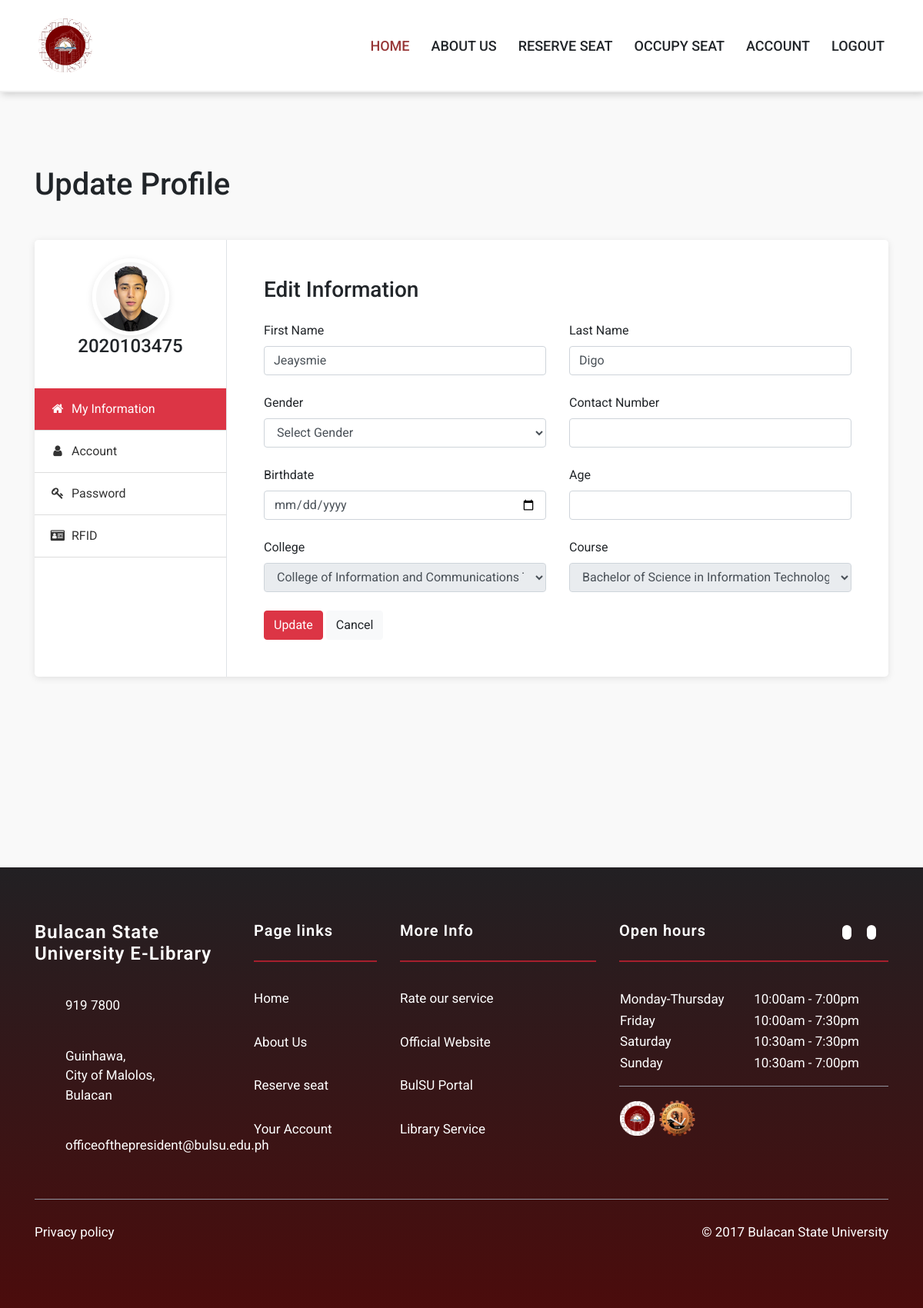
/update_profile.php (signed in), run on the app's committed database.
### tables this page shows
CREATE TABLE `account` (
  `account_id` int(11) NOT NULL,
  `username` varchar(255) DEFAULT NULL,
  `password` varchar(255) DEFAULT NULL,
  `email` varchar(255) DEFAULT NULL,
  `picture` varchar(255) DEFAULT NULL,
  `account_type` varchar(255) DEFAULT NULL,
  `reservation_count` int(11) DEFAULT 0
);

CREATE TABLE `users` (
  `user_id` int(11) NOT NULL,
  `rfid_no` varchar(50) DEFAULT NULL,
  `first_name` varchar(255) DEFAULT NULL,
  `last_name` varchar(255) DEFAULT NULL,
  `account_id` int(11) DEFAULT NULL,
  `course_code` varchar(50) DEFAULT NULL,
  `yearsec_id` int(11) DEFAULT NULL,
  `age` int(11) DEFAULT NULL,
  `contact_number` varchar(20) DEFAULT NULL
);

### update_profile.php (the view, shortened to what this page needs)
<?php
require 'assets/php/connect.php';
?>
<!DOCTYPE html>
<html lang="en">
<head>
	<link rel="stylesheet" type="text/css" href="https://stackpath.bootstrapcdn.com/bootstrap/4.3.1/css/bootstrap.min.css">
	<link rel="stylesheet" href="https://stackpath.bootstrapcdn.com/font-awesome/4.7.0/css/font-awesome.min.css">
    <link rel="stylesheet" type="text/css" href="assets/css/edit_profile.css" />
    <link rel="stylesheet"
        href="https://maxst.icons8.com/vue-static/landings/line-awesome/line-awesome/1.3.0/css/line-awesome.min.css">
</head>
<body>
<?php include 'assets/php/header.php'; ?>
						<?php
            $username = $_SESSION["username"];
            $sql = "SELECT * FROM ACCOUNT
                    INNER JOIN USERS ON ACCOUNT.account_id = USERS.account_id
                    INNER JOIN COURSE ON USERS.course_code = COURSE.course_code
                    INNER JOIN YEARSEC ON USERS.yearsec_id = YEARSEC.yearsec_id
                    INNER JOIN COLLEGE ON COURSE.college_code = COLLEGE.college_code
                    WHERE ACCOUNT.username = '$username'";
            $result = $conn->query($sql);
            if ($result->num_rows == 1) {
            $row = $result->fetch_assoc();
            } else {
            echo "You are not regular student. Either alumni or faculty";
            }
            ?>
			<section class="py-5 my-5">
		<div class="container">
			<h1 class="mb-5">Update Profile</h1>
			<div class="bg-white shadow rounded-lg d-block d-sm-flex">
				<div class="profile-tab-nav border-right">
					<div class="p-4">
						<div class="img-circle text-center mb-3">
							<img src="<?php echo $row['picture']; ?>" alt="Profile Image" class="shadow">
							<?php
							echo '
            					<h4>' . $row["username"] . '</h4>
            					';
            				?>
						</div>
					</div>
					<div class="nav flex-column nav-pills" id="v-pills-tab" role="tablist" aria-orientation="vertical">
						<a class="nav-link active" id="account-tab" id="security-tab" data-toggle="pill" href="#account" role="tab" aria-controls="account" aria-selected="true">
							<i class="fa fa-home text-center mr-1"></i>
							My Information
						</a>
						<a class="nav-link"  data-toggle="pill" href="#security" role="tab" aria-controls="security" aria-selected="false">
							<i class="fa fa-user text-center mr-1"></i>
							Account
						</a>
						<a class="nav-link" id="password-tab" data-toggle="pill" href="#password" role="tab" aria-controls="password" aria-selected="false">
							<i class="fa fa-key text-center mr-1"></i>
							Password
						</a>
						<a class="nav-link" id="rfid-tab" data-toggle="pill" href="#rfid_tab" role="tab" aria-controls="rfid-tab" aria-selected="false">
							<i class="fa fa-id-card text-center mr-1"></i>
							RFID
						</a>
					</div>
				</div>
				<div class="tab-content p-4 p-md-5" id="v-pills-tabContent">
					<div class="tab-pane fade show active" id="account" role="tabpanel" aria-labelledby="account-tab">
						<h3 class="mb-4">Edit Information</h3>
						<div class="row">
							<div class="col-md-6">
								<div class="form-group">
								  	<label>First Name</label>
								  	<input id="firstname-input" type="text" class="form-control" name="first_name" required="required" placeholder="First Name" autocomplete="off" value="<?php echo $row["first_name"]; ?>" required>
								</div>
							</div>
							<div class="col-md-6">
								<div class="form-group">
									<label>Last Name</label>
								  	<input id="lastname-input" type="text" class="form-control" name="last_name" required="required" placeholder="Last Name" autocomplete="off" value="<?php echo $row["last_name"]; ?>">
								</div>
							</div>
							<div class="col-md-6">
								<div class="form-group">
								  	<label>Gender</label>
									<select class="form-control" aria-label="Default select example">
										<option selected>Select Gender</option>
									</select>
								</div>
							</div>
							<div class="col-md-6">
								<div class="form-group">
								  	<label>Contact Number</label>
								  	<input type="text" class="form-control" id="number-input" value="<?php echo $row["contact_num"]; ?>">
								</div>
							</div>
							<div class="col-md-6">
								<div class="form-group">
								  	<label>Birthdate</label>
									<input type="date" class="form-control" id="dateReleased" name="dateReleased" value=""  required="required" placeholder="Date Released">
								</div>
							</div>
							<div class="col-md-6">
								<div class="form-group">
								  	<label>Age</label>
								  	<input type="text" class="form-control" id="age-input" value="<?php echo $row["age"]; ?>">
								</div>
							</div>
							<div class="col-md-6">
								<div class="form-group">
								  	<label>College</label>
									<?php
                        			function getColleges($conn)
                        			{
                            			$colleges = array();
                            			$sql = "SELECT * FROM COLLEGE";
                            			$result = $conn->query($sql);
                            			if ($result->num_rows > 0) {
                            			while ($row = $result->fetch_assoc()) {
                            			$colleges[$row['college_code']] = $row['college_name'];
                                			}
                            			}
                            			return $colleges;
                        			}
                        			?>
							<select class="form-control" id="floatingSelect" name="college_code" aria-label="Floating label select example" disabled>
								<?php
                                $colleges = getColleges($conn);
                                foreach ($colleges as $college_code => $college_name) {
                                    echo '<option value="' . $college_code . '">' . $college_name . '</option>';
                                }
                                ?>
                            </select>
								</div>
							</div>
							<div class="col-md-6">
								<div class="form-group">
								  	<label>Course</label>
									<?php
                        			function getCourses($conn)
                        			{
                            			$courses = array();
                           			 	$sql = "SELECT * FROM COURSE";
                            			$result = $conn->query($sql);
                            			if ($result->num_rows > 0) {
                            			while ($row = $result->fetch_assoc()) {
                            			$courses[$row['course_code']] = $row['course_name'];
                                		}
                            			}
                            			return $courses;
                        			}
                        			?>
									<select class="form-control" id="floatingSelect1" name="course_code" aria-label="Floating label select example" disabled>
                                <?php
                                $courses = getCourses($conn);
                                foreach ($courses as $course_code => $course_name) {
                                    echo '<option value="' . $course_code . '">' . $course_name . '</option>';
                                }
                                ?>
                            </select>
								</div>
							</div>
						</div>
						<div>
							<button class="btn btn-danger" id="updateInfo">Update</button>
							<button class="btn btn-light">Cancel</button>
						</div>
					</div>
				</div>
			</div>
		</div>
	</section>
	<?php include 'assets/php/footer.php';?>
</body>
</html>

### assets/css/edit_profile.css (style rules this page uses)
* { box-sizing: border-box; }
:root { --header-outer-height: 110px; --header-inner-height: 70px; --header-height-difference: calc( var(--header-outer-height) - var(--header-inner-height) ); --header-bg: #fff; }
*, *:after, *:before { box-sizing: border-box; }
:root { --header-outer-height: 110px; --header-inner-height: 70px; --header-height-difference: calc( var(--header-outer-height) - var(--header-inner-height) ); --header-bg: #fff; --header-outer-height: 120px; --header-inner-height: 70px; --header-height-difference: calc( var(--header-outer-height) - var(--header-inner-height) ); --header-bg: #fff; }
:root { --header-outer-height: 120px; --header-inner-height: 70px; --header-height-difference: calc( var(--header-outer-height) - var(--header-inner-height) ); --header-bg: #fff; }
body { background: #f9f9f9; font-family: "Roboto", sans-serif; }
.shadow { box-shadow: 0 2px 10px rgba(0, 0, 0, 0.1) !important; }
.profile-tab-nav { min-width: 250px; }
.tab-content { flex: 1; }
.form-group { margin-bottom: 1.5rem; }
.nav-pills a.nav-link { padding: 15px 20px; border-bottom: 1px solid #ddd; border-radius: 0; color: #333; }
.nav-pills a.nav-link i { width: 20px; }
.img-circle img { height: 100px; width: 100px; border-radius: 100%; border: 5px solid #fff; }
.nav-pills .nav-link { color: #dc3545; }
.nav-pills .nav-link.active { background-color: #dc3545; color: white; }

### data on the page
account: picture (picture), username "2020103475", first_name "Jeaysmie", last_name "Digo"

### other printed values
form field college_code "College of Information and Communications Technology"
form field course_code "Bachelor of Science in Information Technology"
